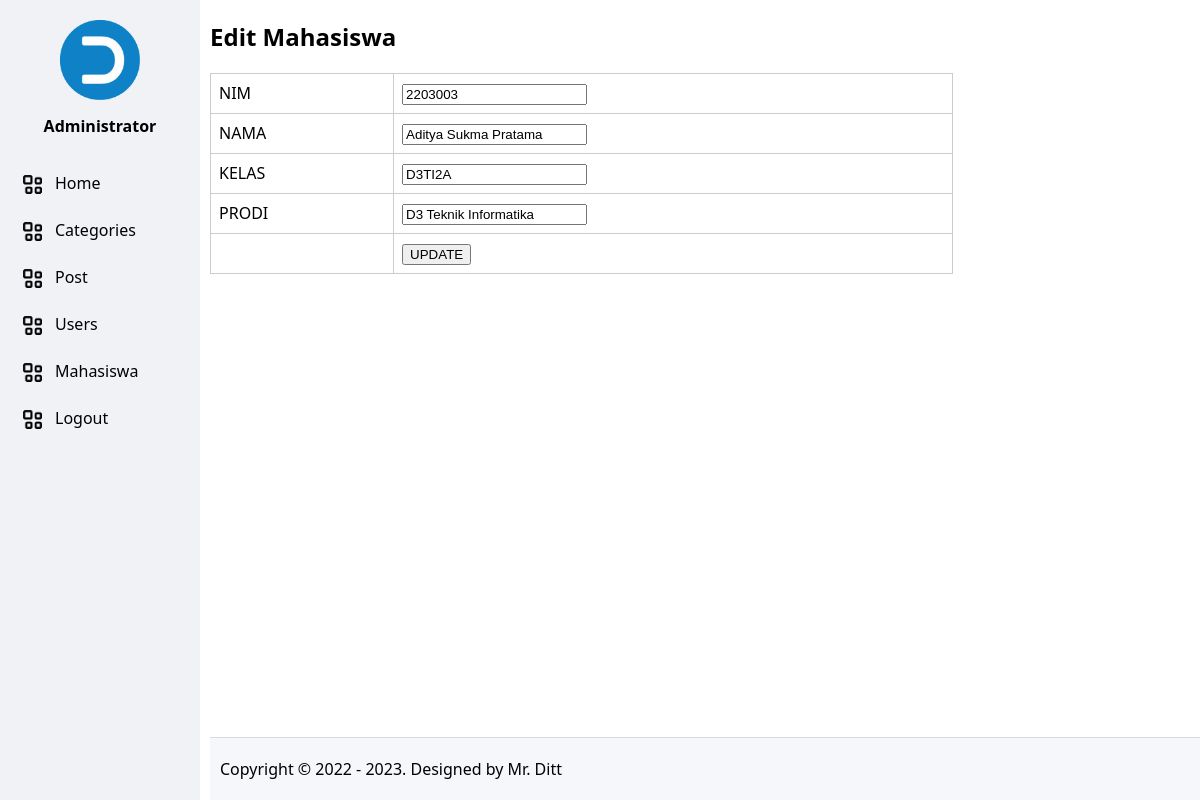
/mahasiswa/edit/2 (signed in), run on the app's committed database.
### tables this page shows
CREATE TABLE `tb_mahasiswa` (
  `mahasiswa_id` int(11) NOT NULL,
  `mahasiswa_nim` int(7) NOT NULL,
  `mahasiswa_nama` varchar(255) NOT NULL,
  `mahasiswa_kelas` varchar(255) NOT NULL,
  `mahasiswa_prodi` varchar(255) NOT NULL,
  `created_at` timestamp NOT NULL DEFAULT current_timestamp() ON UPDATE current_timestamp(),
  `updated_at` datetime NOT NULL
);

### app/core/Controller.php (called while the page is built, shortened)
<?php
class Controller
{
	public function dashboard($view, $data = [])
	{
		require_once ROOT . "layouts/dashboard.php";
	}
}

### app/controllers/Mahasiswa.php (called while the page is built, shortened)
<?php
class Mahasiswa extends Controller
{
	public object $model;
	public function __construct()
	{
		$this->model = new \App\Models\Mahasiswa();
	}
	public function edit($id)
	{
		$data['row'] = $this->model->edit($id);
		$this->dashboard('mahasiswa/edit', $data);
	}
}

### index.php (called while the page is built, shortened)
<?php
new App\Core\Bootstrap();

### app/core/Model.php (called while the page is built, shortened)
<?php
class Model
{
	public function __construct()
	{
		try {
			$this->db = new PDO("mysql:host=localhost;dbname=dbpbwl_project10", "root", "");
		} catch (Exception $e) {
			die("error! " . $e->getMessage());
		}
	}
}

### app/models/Mahasiswa.php (called while the page is built, shortened)
<?php
class Mahasiswa extends Model
{
    public function edit($id)
    {
        $query = "SELECT * FROM tb_mahasiswa WHERE mahasiswa_id=:mahasiswa_id";
        $stmt = $this->db->prepare($query);
        $stmt->bindParam(":mahasiswa_id", $id);
        $stmt->execute();
        return $this->select($stmt);
    }
}

### app/views/mahasiswa/edit.php (the view, shortened to what this page needs)
<h2>Edit Mahasiswa</h2>
<form action="<?php echo URL; ?>/mahasiswa/update" method="post">
    <table>
        <tr>
            <td>NIM</td>
            <td><input type="text" name="nim" value="<?php echo $data['row']['mahasiswa_nim']; ?>" required></td>
        </tr>
        <tr>
            <td>NAMA</td>
            <td><input type="text" name="nama" value="<?php echo $data['row']['mahasiswa_nama']; ?>" required></td>
        </tr>
        <tr>
            <td>KELAS</td>
            <td><input type="text" name="kelas" value="<?php echo $data['row']['mahasiswa_kelas']; ?>" required></td>
        </tr>
        <tr>
            <td>PRODI</td>
            <td><input type="text" name="prodi" value="<?php echo $data['row']['mahasiswa_prodi']; ?>" required></td>
        </tr>
        <tr>
            <td></td>
            <td><input type="submit" name="btn_update" value="UPDATE"></td>
        </tr>
    </table>
</form>

### layouts/assets/css/style.css (style rules this page uses)
body { font-family: 'Segoe UI', Tahoma, Geneva, Verdana, sans-serif; margin: 0; }
table { margin-top: 20px !important; border: 1px solid #cccccc; border-collapse: collapse; width: 100%; }
table td { border: 1px solid #cccccc; padding: 8px; }

### data on the page
tb_mahasiswa: nim "2203003", nama "Aditya Sukma Pratama", kelas "D3TI2A", prodi "D3 Teknik Informatika"

### other printed values
$_SESSION['user_full_name'] "Administrator"
